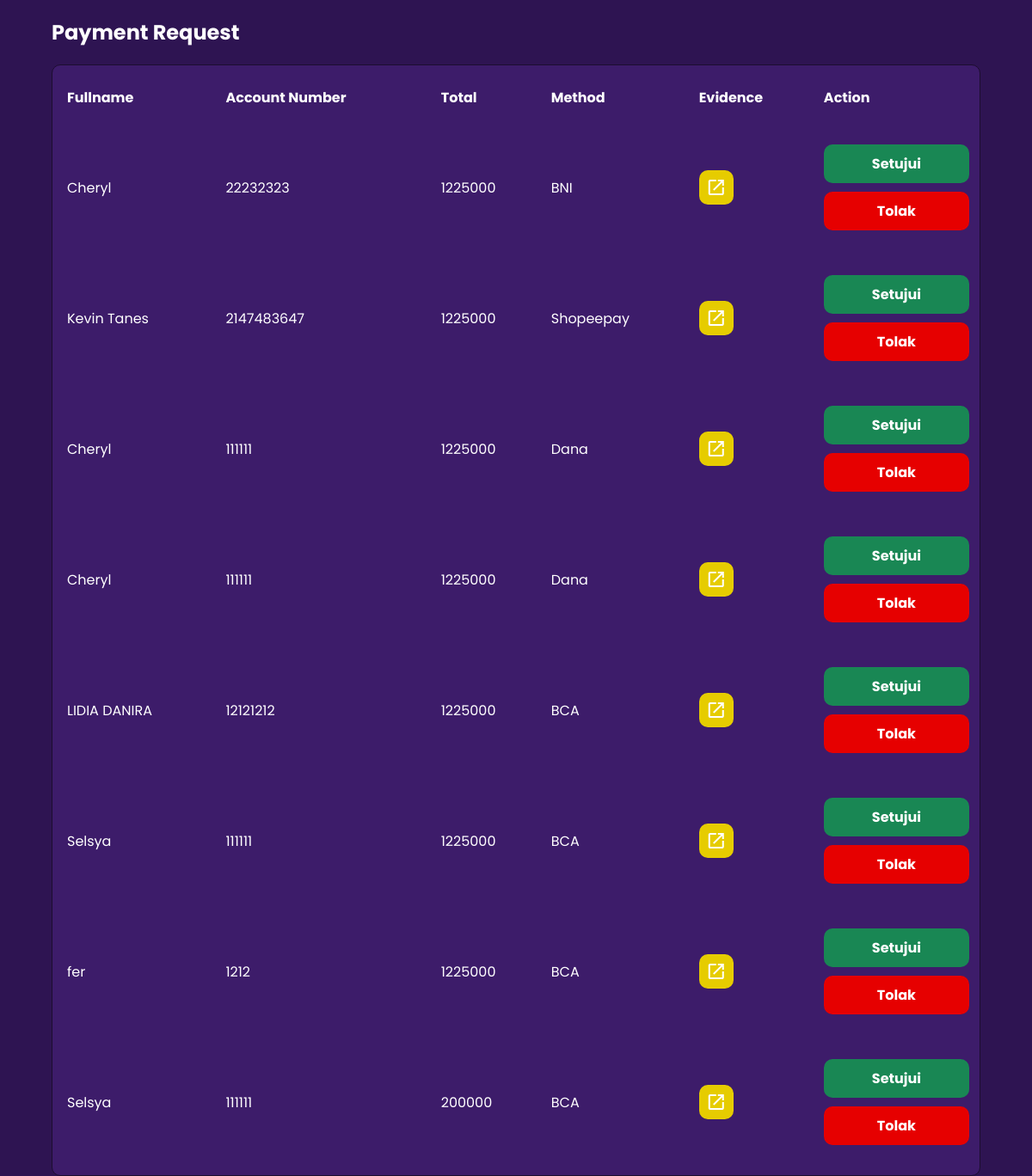
The page /dev/payment_request.php on the database its author committed.
### tables this page shows
CREATE TABLE IF NOT EXISTS `orders` (
  `kdPemesanan` char(10) NOT NULL,
  `username` varchar(25) NOT NULL,
  `fullNameOrder` varchar(30) DEFAULT NULL,
  `statusBayar` varchar(15) DEFAULT NULL,
  `totalBayar` int(9) DEFAULT NULL,
  `metodePembayaran` varchar(15) DEFAULT NULL,
  `buktiBayar` text DEFAULT NULL,
  `noRek` int(18) NOT NULL,
  `tglBayar` date NOT NULL,
  PRIMARY KEY (`kdPemesanan`),
  KEY `user_FK` (`username`)
);

### dev/payment_request.php (the view, shortened to what this page needs)
<?php
require '../script/conn.php';
$query = "select * from orders where statusBayar ='On Process'";
$result = mysqli_query($conn, $query);
$rows= [];
while ($row = mysqli_fetch_assoc($result) ) {
    $rows[] = $row;
}
?>
<!DOCTYPE html>
<html lang="en">
<head>
    <link rel="stylesheet" href="../style/dev.css">
</head>
<body>
    <h2>Payment Request</h2>
    <?php
        if(count($rows) == 0){
            echo "<h3 class='no-data'>No Data Available</h3>";
        } else{
            echo "
            <div class ='scrollable'>
                <table>
                    <tr>
                        <th>Fullname</th>
                        <th>Account Number</th>
                        <th>Total</th>
                        <th>Method</th>
                        <th>Evidence</th>
                        <th>Action</th>
                    </tr>";
                    foreach ($rows as $r) {
                        echo "<tr>
                        <td>".$r['fullNameOrder']."</td>
                        <td>".$r['noRek']."</td>
                        <td>".$r['totalBayar']."</td>
                        <td>".$r['metodePembayaran']."</td>
                        <td class='center'><a href = evidence.php?kdPemesanan=".$r['kdPemesanan']." class='open'><span class='material-symbols-outlined'>open_in_new</span></a></td>
                        <td><a class='btn approve' href = approve_payment.php?kdPemesanan=".$r['kdPemesanan']."&approve=yes>Setujui</a>
                        <a class='btn deny' href = approve_payment.php?kdPemesanan=".$r['kdPemesanan']."&approve=no>Tolak</a></td>
                    </tr>";
                    }
            echo"
                </table>
            </div>";
        }
    ?>
</body>

### style/dev.css (style rules this page uses)
body { margin: 0; padding: 0; font-family: 'Poppins', sans-serif; font-size: 16px; color: #ffffff; background-color: #2E1452; text-align: center; }
h2 { text-align: left; margin: 20px 60px; }
.btn { display: block; background-color: #2E1452; color: #fff; text-decoration: none; font-weight: bold; border: none; padding: 10px 0; margin: 10px auto; width: 100%; min-width: 100px; border-radius: 10px; }
table { width: 90%; margin: auto; background-color: #3D1C6A; border-radius: 10px; border: 1px solid #1C0E2F; border-collapse: separate; padding: 8px 5px; text-align: left; }
tr { border: 1px solid #1C0E2F; }
td,th { padding: 15px 5px 15px 10px; }
.approve { background-color: #198754; text-align: center; }
.deny { background-color: #E60000; text-align: center; }
.open { background-color: #E6CC00; text-align: center; width: 24px; height: 24px; padding: 8px; margin: 0; color: #fff; display: inline-block; border-radius: 10px; }

### rows shown on the page
orders: fullNameOrder "Cheryl", noRek "22232323", totalBayar "1225000", metodePembayaran "BNI"
orders: fullNameOrder "Kevin Tanes", noRek "2147483647", totalBayar "1225000", metodePembayaran "Shopeepay"
orders: fullNameOrder "Cheryl", noRek "111111", totalBayar "1225000", metodePembayaran "Dana"
orders: fullNameOrder "Cheryl", noRek "111111", totalBayar "1225000", metodePembayaran "Dana"
orders: fullNameOrder "LIDIA DANIRA", noRek "12121212", totalBayar "1225000", metodePembayaran "BCA"
orders: fullNameOrder "Selsya", noRek "111111", totalBayar "1225000", metodePembayaran "BCA"
orders: fullNameOrder "fer", noRek "1212", totalBayar "1225000", metodePembayaran "BCA"
orders: fullNameOrder "Selsya", noRek "111111", totalBayar "200000", metodePembayaran "BCA"
